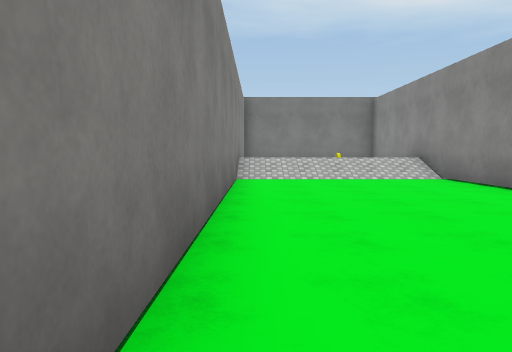
[1] (above)

16 first-person views from a walk through a Unity game level. The camera is 1.3 m above the floor, tilts 4° down and sees 70° across. The floor is counted in squares, 2 m on a side. Each view is taken from the middle of a square. On the plan, view 1 faces up. The plan holds only what a view shows up to about 11 squares ahead; the rest is blank. The player is left out. Surface patterns are stand-ins for the level's own textures.

[2]
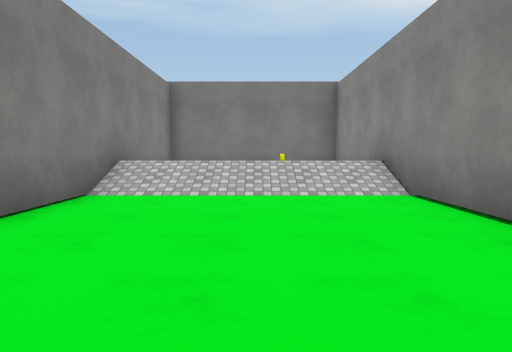

[3]
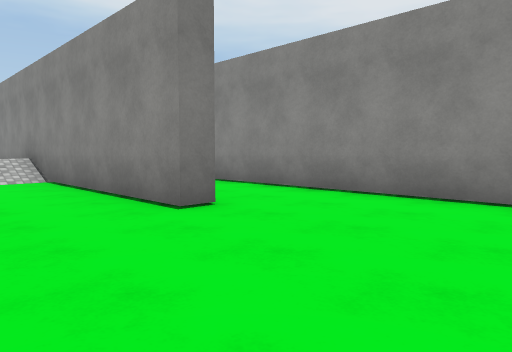

[4]
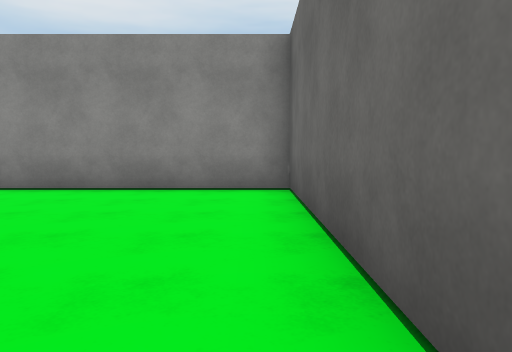

[5]
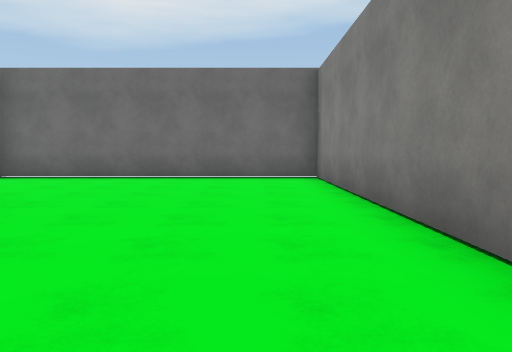

[6]
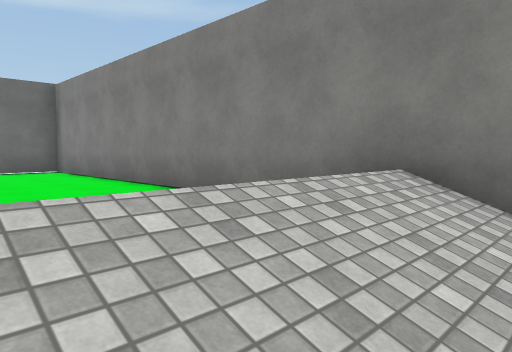

[7]
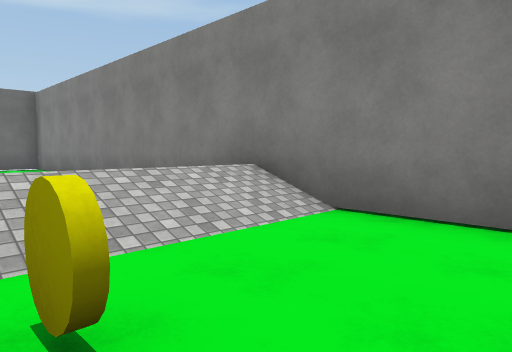

[8]
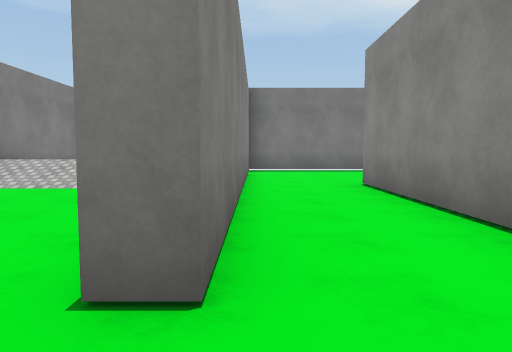

[9]
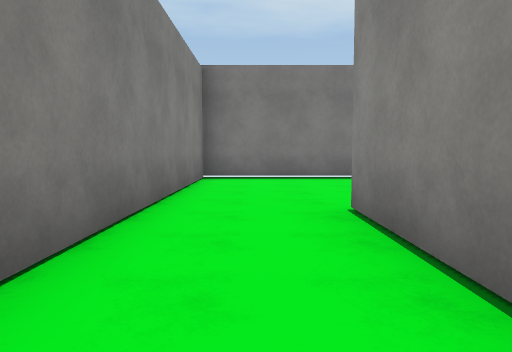

[10]
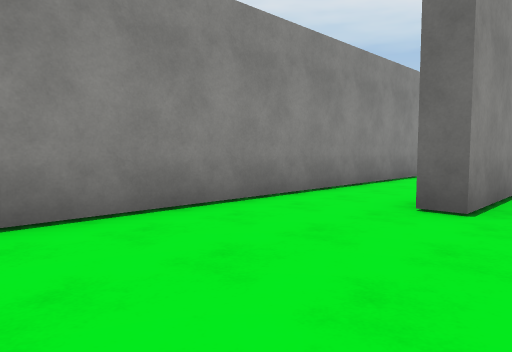

[11]
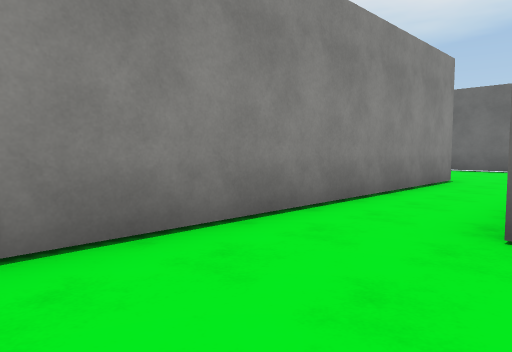

[12]
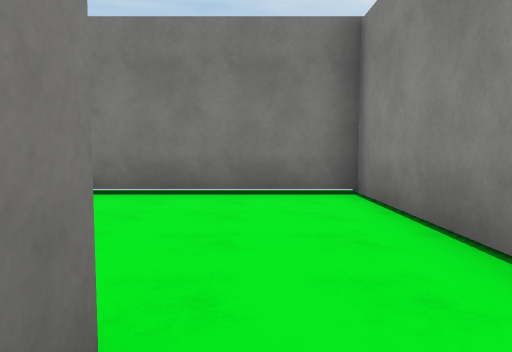

[13]
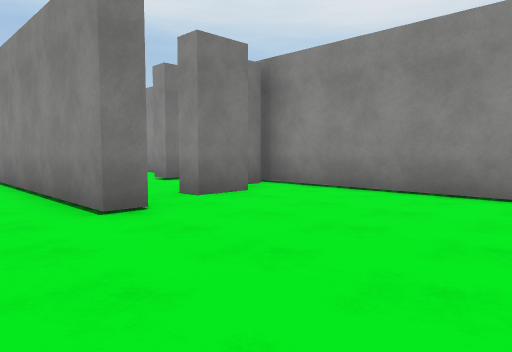

[14]
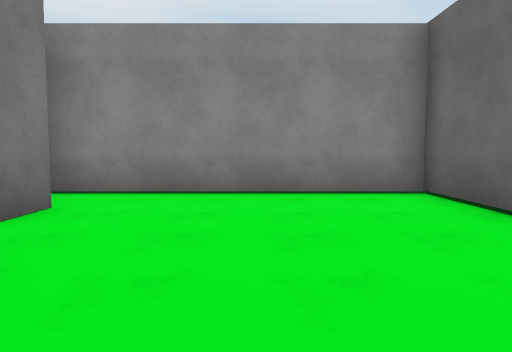

[15]
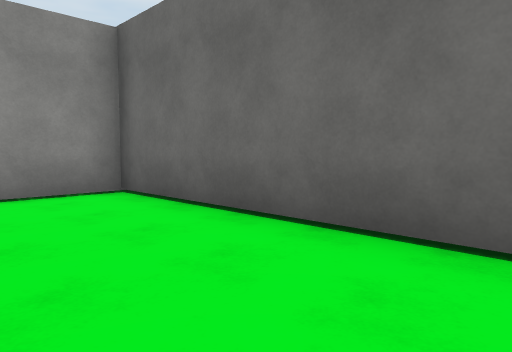

[16]
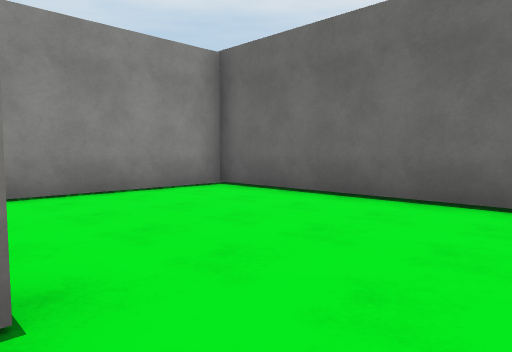

### Floor plan
Key: @ floor where view 1 was taken; # wall or solid block; . floor; / step, stairs or slope; C yellow coin.
Columns run from 1 left of view 1 to 14 right of it. Each row starts with its distance up from view 1.
 14 ############
 13 #.... #....#
 12 #...C #....#
 11 #.... #....#
 10 #/////#....#
  9 #/////#.#..#
  8 #.....#.#..#
  7 #.....#.#..#
  6 #.....#.#..#
  5 #.....#.#..#####
  4 #.....#.#..#...#
  3 #.......#......#
  2 #.......#......#
  1 #.......#......#
  0 #@......#......#
 -1 ################

Positions as (right, up) in squares from view 1, and headings:
1: (0, 0), facing up
2: (2, 3), facing up
3: (2, 0), facing up-right
4: (1, 0), facing right
5: (1, 8), facing down
6: (3, 11), facing down-left
7: (3, 13), facing down-left
8: (5, 2), facing up
9: (6, 5), facing up
10: (6, 13), facing down-right
11: (7, 12), facing down-right
12: (8, 8), facing up
13: (8, 0), facing up-right
14: (8, 2), facing right
15: (8, 2), facing down-right
16: (8, 4), facing down-right
